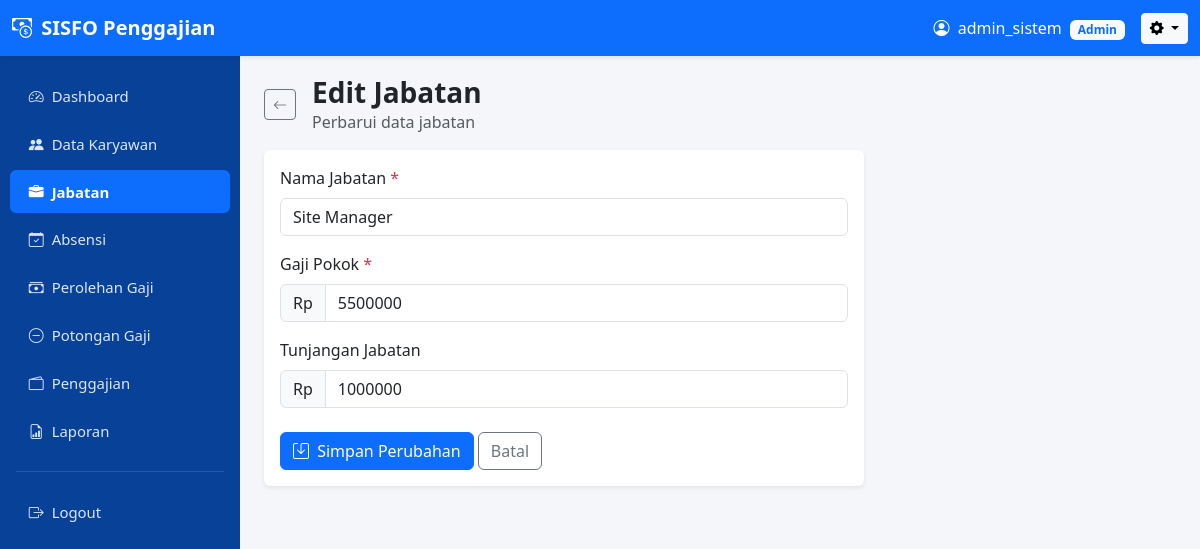
Screenshot of /jabatan/edit.php?id=105 (signed in) with the database file from the repository.
### tables this page shows
CREATE TABLE `jabatan` (
  `id_jabatan` int(11) NOT NULL,
  `nama_jabatan` varchar(100) NOT NULL,
  `gaji_pokok` int(11) NOT NULL,
  `tunjangan_jabatan` int(11) DEFAULT 0
);

### jabatan/edit.php (the view, shortened to what this page needs)
<?php
require_once '../config/config.php';
$id_jabatan = $_GET['id'] ?? $_POST['id_jabatan'] ?? null;
$stmt = $koneksi->prepare("SELECT * FROM jabatan WHERE id_jabatan = :id");
$stmt->bindParam(':id', $id_jabatan);
$stmt->execute();
$jabatan = $stmt->fetch();
$data  = $jabatan;
require_once '../component/header.php';
require_once '../component/sidebar.php';
?>
<div class="d-flex align-items-center mb-3">
    <a href="index.php" class="btn btn-outline-secondary btn-sm me-3">
        <i class="bi bi-arrow-left"></i>
    </a>
    <div>
        <h3 class="fw-bold mb-0">Edit Jabatan</h3>
        <p class="text-muted mb-0">Perbarui data jabatan</p>
    </div>
</div>
<div class="card border-0 shadow-sm" style="max-width: 600px;">
    <div class="card-body">
        <form method="POST" action="edit.php?id=<?= $id_jabatan ?>">
            <div class="mb-3">
                <label class="form-label">Nama Jabatan <span class="text-danger">*</span></label>
                <input type="text" name="nama_jabatan" class="form-control" required
                       value="<?= htmlspecialchars($data['nama_jabatan'] ?? '') ?>">
            </div>
            <div class="mb-3">
                <label class="form-label">Gaji Pokok <span class="text-danger">*</span></label>
                <div class="input-group">
                    <span class="input-group-text">Rp</span>
                    <input type="number" name="gaji_pokok" class="form-control" required min="1" step="1"
                           value="<?= htmlspecialchars($data['gaji_pokok'] ?? '') ?>">
                </div>
            </div>
            <div class="mb-4">
                <label class="form-label">Tunjangan Jabatan</label>
                <div class="input-group">
                    <span class="input-group-text">Rp</span>
                    <input type="number" name="tunjangan_jabatan" class="form-control" min="0" step="1"
                           value="<?= htmlspecialchars($data['tunjangan_jabatan'] ?? '0') ?>">
                </div>
            </div>
            <button type="submit" class="btn btn-primary">
                <i class="bi bi-save me-1"></i> Simpan Perubahan
            </button>
            <a href="index.php" class="btn btn-outline-secondary">Batal</a>
        </form>
    </div>
</div>
<?php require_once '../component/footer.php'; ?>

### rows the page displays
jabatan: nama_jabatan "Site Manager", gaji_pokok "5500000", tunjangan_jabatan "1000000"

### other values shown
$nama_tampil "admin_sistem"
$role_tampil "Admin"
$item['label'] "Dashboard"
$item['label'] "Data Karyawan"
$item['label'] "Jabatan"
$item['label'] "Absensi"
$item['label'] "Perolehan Gaji"
$item['label'] "Potongan Gaji"
$item['label'] "Penggajian"
$item['label'] "Laporan"
